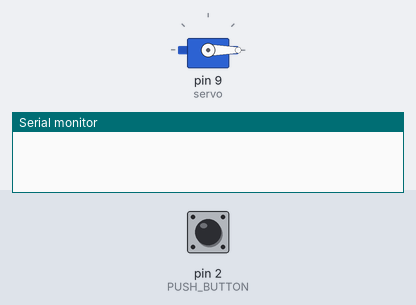
The sketch below on a simulated Arduino Uno, built with avr-gcc and run on an emulated ATmega328P. On the bench: servo, the last lines printed to the serial monitor. Inputs (shaded band) come from the test bench; at power-on: pin 2 (PUSH_BUTTON) LOW.

Above: at 1.2 s.
1.3 s: pin 2 (PUSH_BUTTON) pulled HIGH for 0.15 s
At 1.7 s:
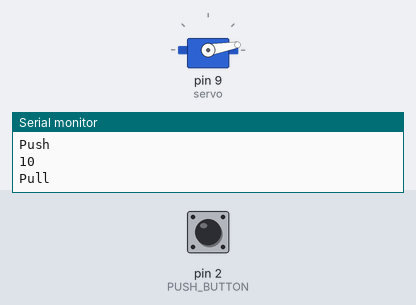
2.9 s: pin 2 (PUSH_BUTTON) pulled HIGH for 1 s
At 3.2 s:
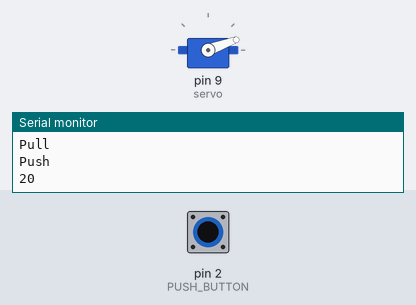
5.4 s: pin 2 (PUSH_BUTTON) pulsed HIGH 5 times (0.12 s each, 0.3 s apart)
At 7.0 s:
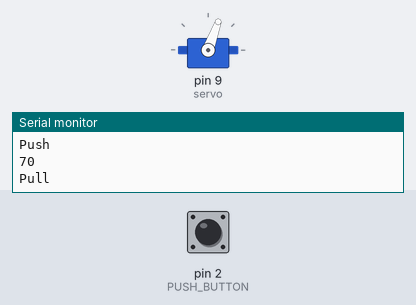
8.4 s: pin 2 (PUSH_BUTTON) pulled HIGH for 0.15 s
At 9.6 s:
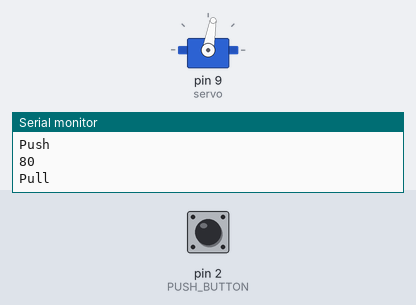
10.0 s: pin 2 (PUSH_BUTTON) pulsed HIGH 2 times (0.12 s each, 0.3 s apart)
At 11.6 s:
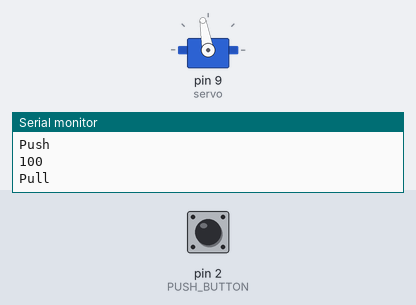
Timing chart, 0 to 13.1 s (numbered marks = the images above; inputs shaded):
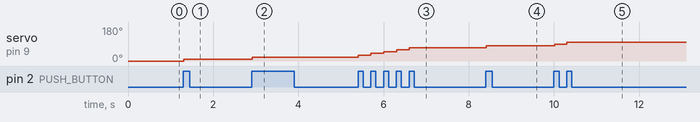

Measured:
- after the input at 1.3 s, servo on pin 9 (servo): 0° → 10° at once
- after the input at 2.9 s, servo on pin 9 (servo): 10° → 20° at once
- after the input at 5.4 s, servo on pin 9 (servo): moves from 20° to 70° over 1.2 s, starting at once
- after the input at 8.4 s, servo on pin 9 (servo): 70° → 80° at once
- after the input at 10.0 s, servo on pin 9 (servo): 80° → 90° at once, → 100° 0.28 s later

The sketch:

06.02_servoMotor_Button.ino
```cpp
#include <Servo.h>

int pos = 0;
const int PUSH_BUTTON = 2;
bool flag;
bool direction;
Servo servo;

void setup() {
  // put your setup code here, to run once:
  Serial.begin(9600);
  servo.attach(9);
  pinMode(PUSH_BUTTON, INPUT);
  flag = false;
  direction = true;

}

void loop() {

  int button_status = digitalRead(PUSH_BUTTON);

  if (button_status == HIGH) {
    if (flag == false) {
      flag = true;
      Serial.println("Push");
      if (direction == true) {
        if (pos < 180) {
        pos +=10;
        Serial.println(pos);
        }
        else if (pos == 180) {
          direction = false;
        }
       }
      else if (direction == false) {
        pos -= 10;
        Serial.println(pos);
       }
       if (pos == 0) {
        direction = true;
       }
      }
    }
  if (button_status == LOW) {
    if (flag == true) {
      flag = false;
      Serial.println("Pull");
    }
  }

  servo.write(pos);
  delay(20);

}
```
